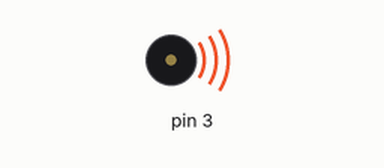
This sketch was run on a simulated Arduino Uno, built with avr-gcc and run on an emulated ATmega328P. On the bench: buzzer (waves = sounding).

Above: at 0.1 s.
At 2.5 s:
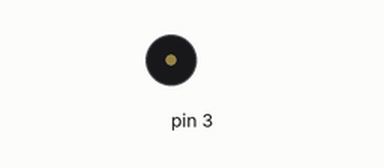
Timing chart, 0 to 4.0 s (numbered marks = the images above):
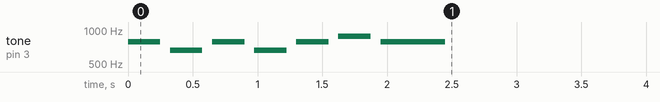

The sketch:

sketch_3-4.ino
```cpp
// Play Spring Outing (봄나들이) melody with buzzer
// Buzzer pin: D3

int myNote[] = {784, 659, 784, 659, 784, 880, 784};   // Note frequencies (Hz)
int myDu[]   = {250, 250, 250, 250, 250, 250, 500};  // Note durations (ms)

void setup() {
  for (int i = 0; i < 7; i++) {
    tone(3, myNote[i], myDu[i]);     // Play note
    delay(myDu[i] * 1.3);            // Short pause between notes
    noTone(3);                       // Stop sound
  }
}

void loop() {
  // Empty: melody plays only once
}

/*
 * To play the sound repeatedly: move the for-loop from setup() to loop()
   To make the music slower:
    increase the delay value (e.g. 250, 500)
    or multiply the delay by a factor (e.g. delay * 1.3)
 */


 /*-----------------------------------------------------------------=----------------------------------------
  // Play Spring Outing (봄나들이) melody with button
// Buzzer: D3
// Button: D2 (INPUT_PULLUP)

int buzzerPin = 3;
int buttonPin = 2;

int myNote[] = {784, 659, 784, 659, 784, 880, 784};   // Note frequencies (Hz)
int myDu[]   = {250, 250, 250, 250, 250, 250, 500};  // Note durations (ms)

void setup() {
  pinMode(buzzerPin, OUTPUT);
  pinMode(buttonPin, INPUT_PULLUP);
}

void loop() {
  // Check button press (LOW when pressed)
  if (digitalRead(buttonPin) == LOW) {

    // Play melody once
    for (int i = 0; i < 7; i++) {
      tone(buzzerPin, myNote[i], myDu[i]);
      delay(myDu[i] * 1.3);
      noTone(buzzerPin);
    }

    // Wait until button is released (avoid repeat)
    while (digitalRead(buttonPin) == LOW);
    delay(200); // debounce
  }
}


  */
```
